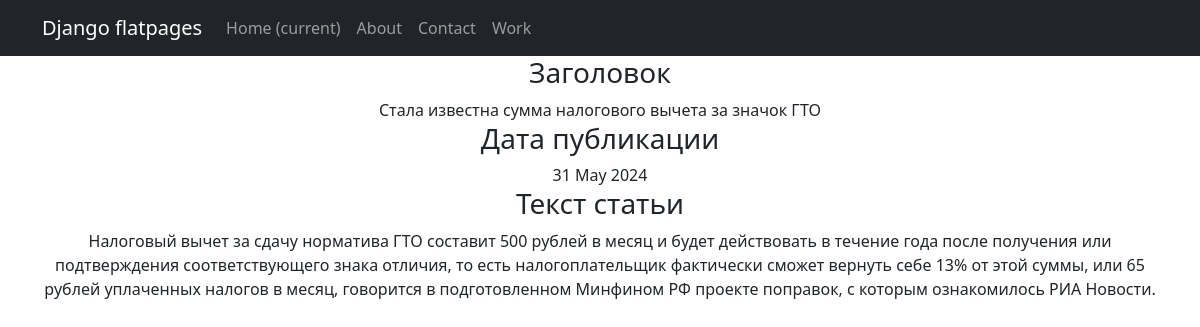
The app's page /2, older data.
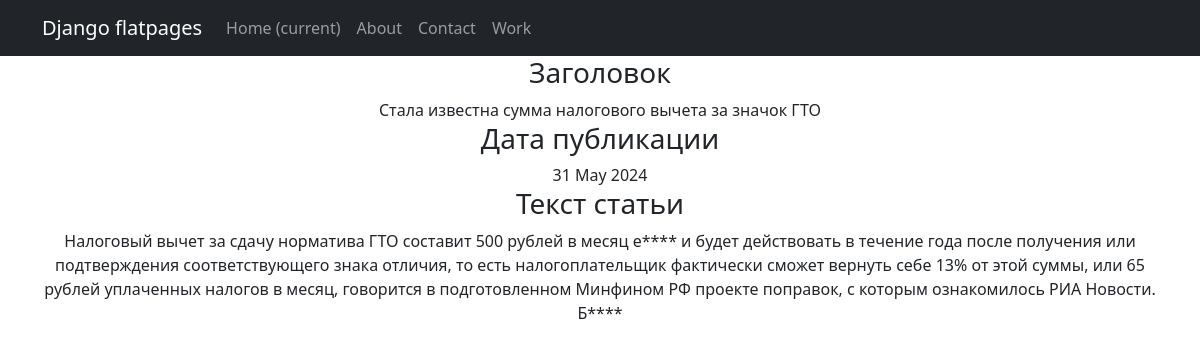
The same page, newer data.
### News/models.py (models this page shows, shortened)
class Post(models.Model):
    news = 'NE'
    article = 'AR'
    POST_TIPE = [
        (news, "Новость"),
        (article, 'Статья')
    ]
    post_time_in = models.DateTimeField(auto_now_add=True)
    post_type = models.CharField(max_length=2, choices=POST_TIPE)
    title = models.CharField(max_length=255, default='None')
    post_text = models.TextField(default="Здесь пока никто ничего не написал.")
    post_rating = models.IntegerField(default=0)
    author_id = models.ForeignKey(Author, on_delete=models.CASCADE)
    categories = models.ManyToManyField(Category, through='PostCategory')

### News/views.py (the view)
# urls.py: path('<int:pk>', PostDetail.as_view(), name='post_detail'),
class PostDetail(DetailView):
    model = Post
    template_name = 'post.html'
    context_object_name = 'post'

### News/templatetags/custom_filters.py (called while the page is built)
@register.filter()
def filter_message(message: str):
    bad_words = BAD_WORDS
    words = message.split()
    filtered_words = []
    for word in words:
        cleaned_word = ''.join(char for char in word if char.isalnum()).lower()
        if cleaned_word in bad_words:
            masked_word = word[0] + ('*' * (len(word)-1))
            filtered_words.append(masked_word)
        else:
            filtered_words.append(word)
    return ' '.join(filtered_words)

### templates/post.html (shortened to what this page needs)
{% extends 'flatpages/default.html' %}
{% load custom_filters %}!
{% block content %}
<h3>Заголовок</h3>
<td>{{ post.title }}</td>
<h3>Дата публикации</h3>
<td>{{ post.post_time_in| date:'d M Y' }}</td>
<h3>Текст статьи</h3>
<td>{{ post.post_text| filter_message }}</td>
{% endblock content %}

Row changes from the older to the newer data that the page shows:
changed Post "Стала известна сумма налогового вычета за значок ГТО": post_text|filter_message "…500 рублей в месяц и будет действовать в течение года после получения или подтверждения соответствующего знака отличия, то есть налогоплательщик фактически сможет вернуть себе 13% от этой суммы, или 65 рублей уплаченных налогов в месяц, говорится в подготовленном Минфином РФ проекте поправок, с которым ознакомилось РИА Новости." → "…500 рублей в месяц е**** и будет действовать в течение года после получения или подтверждения соответствующего знака отличия, то есть налогоплательщик фактически сможет вернуть себе 13% от этой суммы, или 65 рублей уплаченных налогов в месяц, говорится в подготовленном Минфином РФ проекте поправок, с которым ознакомилось РИА Новости. Б****"
